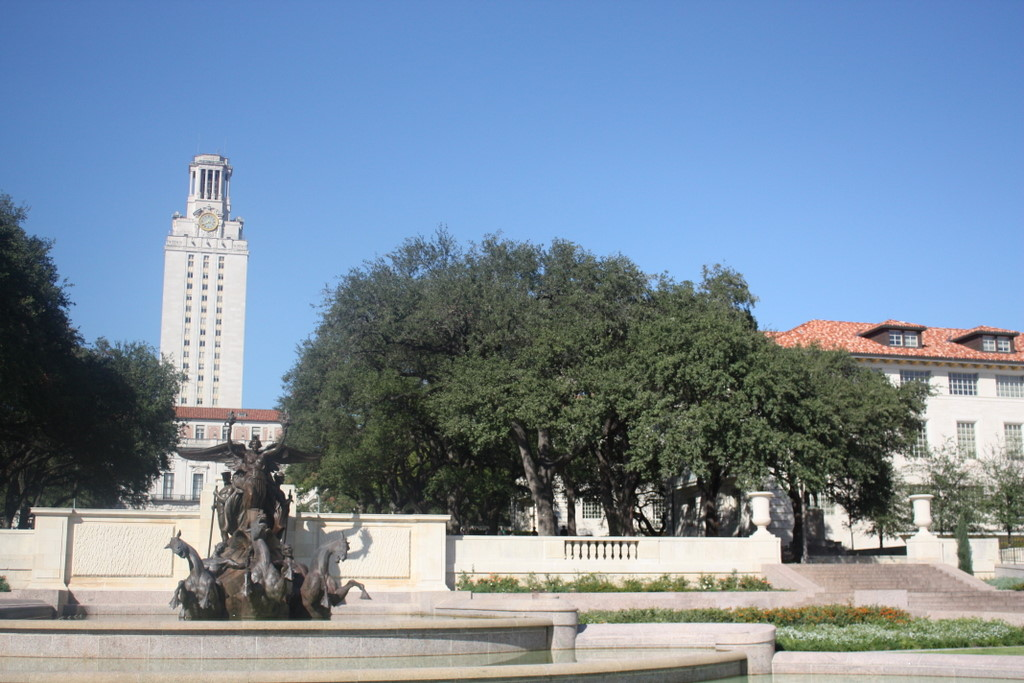
#> input picture images/left1.jpg, 1024 x 683 px
$ python -i cornerDetection.py   (imports and definitions only)
#> lines starting #> are read from the running program, lines starting #| are printed output that depends on the picture
import matplotlib.pyplot as plt
import matplotlib.cm as cm
import cv2
import numpy as np

from scipy import signal
from PIL import Image
from scipy import ndimage as ndi


# step 1
# [44 lines left out: functions exact_Ep_d, exact_Ep, MoravecCornerDetection, not called in this run]

# step 4
def harris_energy(img, kernel):
    FilterXSobel = np.array([[-1, 0, 1],
                         [-2, 0, 2],
                         [-1, 0, 1]])

    FilterYSobel = np.array([[-1, -2, -1],
                         [0, 0, 0],
                         [1, 2, 1]])

    Ix = signal.convolve2d(img, FilterXSobel , mode='same')
    Iy = signal.convolve2d(img, FilterYSobel , mode='same')

    Ixy = ndi.gaussian_filter(Iy*Ix, sigma = 1)
    Ixx = ndi.gaussian_filter(Ix**2, sigma = 1)
    Iyy = ndi.gaussian_filter(Iy**2, sigma = 1)

    return [[Ixx, Ixy], [Ixy, Iyy]]

# step 5
def HarrisCornerDetection(img, kernel = "gaussian", lamda = 1 , threshold = 0):
    finalMatrix = harris_energy(img, kernel)

    Ixx = finalMatrix[0][0]
    Ixy = finalMatrix[0][1]
    Iyy = finalMatrix[1][1]

    traceOfMatrix = Ixx + Iyy
    detOfMatrix = Ixx * Iyy - Ixy ** 2

    HCD_response = detOfMatrix - lamda * traceOfMatrix
    R_max = np.amax(HCD_response)
    HCD_response_normalized = np.copy(HCD_response).astype(float)

    for i in range(len(HCD_response)):
        for j in range(len(HCD_response[0])):
            HCD_response_normalized[i, j] = HCD_response[i, j] / R_max

    HCD_corners = []

    for rowIDX, response in enumerate(HCD_response_normalized):
       for colIDX, R in enumerate(response):
           if R > threshold:
               HCD_corners.append( (rowIDX, colIDX) )

    return (HCD_response_normalized,HCD_corners)

# Extra Credit - Gaussian filter (separable)
# [17 lines left out: function harris_energy_separable, not called in this run]

>>> import cv2
>>> picture = cv2.imread('images/left1.jpg', cv2.IMREAD_GRAYSCALE)
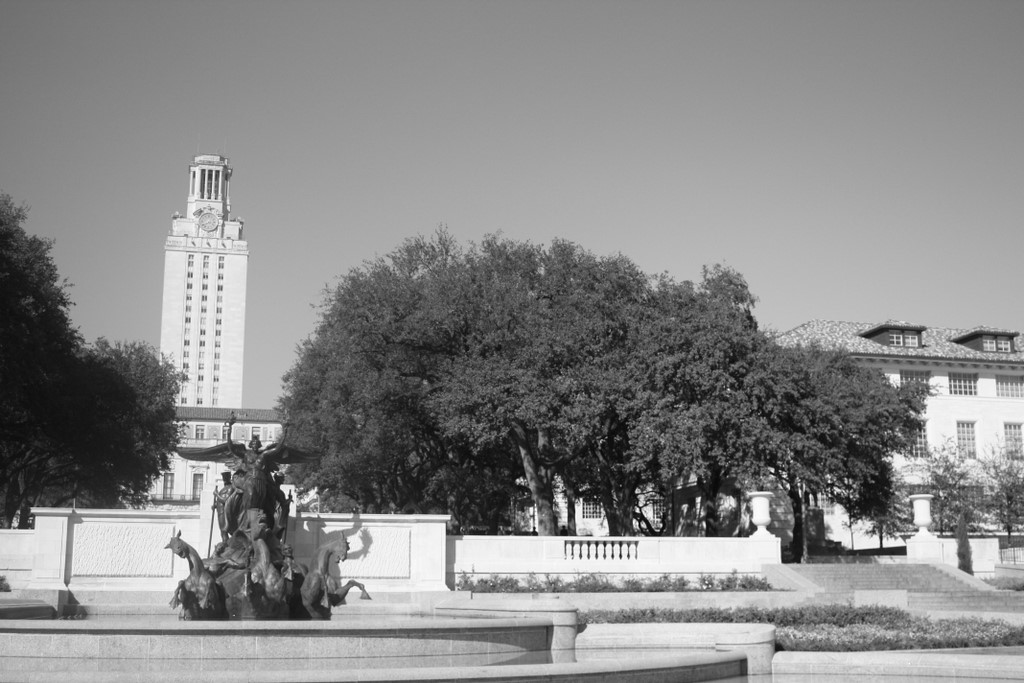
#> picture: shape (683, 1024); min 2, max 255, mean 136.7
>>> result = HarrisCornerDetection(picture)
#> in harris_energy, `Ix = signal.convolve2d(img, FilterXSobel , mode='same')`:
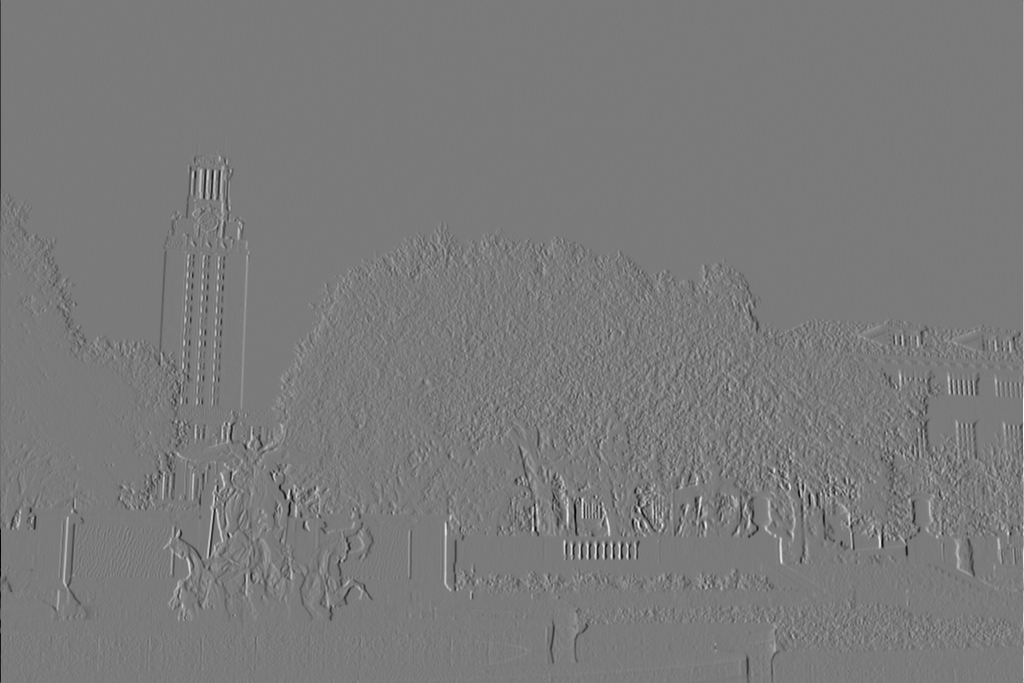
#> Ix: shape (683, 1024) int64; min -900, max 967, mean -0.3; drawn with min black and max white
#> in harris_energy, `Iy = signal.convolve2d(img, FilterYSobel , mode='same')`:
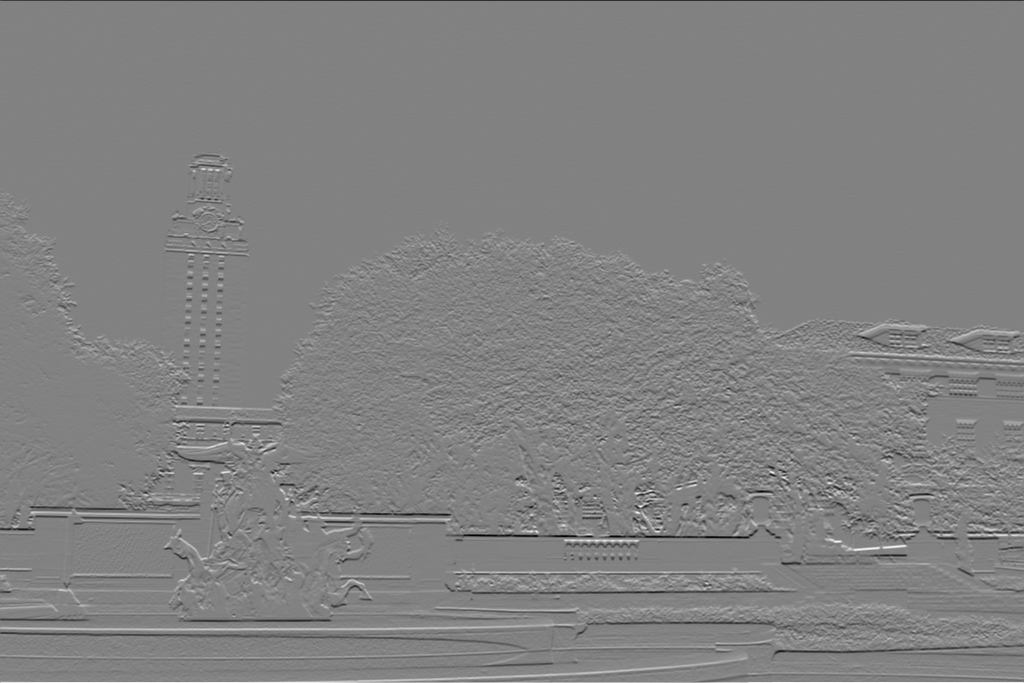
#> Iy: shape (683, 1024) int64; min -863, max 831, mean -0.1; drawn with min black and max white
#> in harris_energy, `Ixy = ndi.gaussian_filter(Iy*Ix, sigma = 1)`:
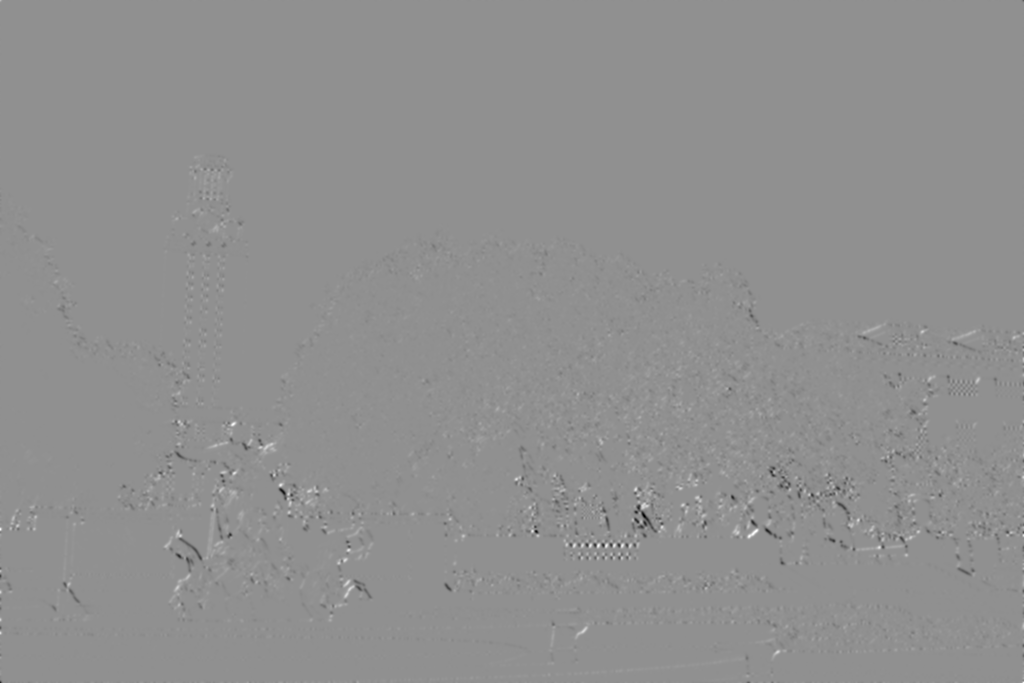
#> Ixy: shape (683, 1024) int64; min -157011, max 120393, mean -104.1; drawn with min black and max white
#> in harris_energy, `Iyy = ndi.gaussian_filter(Iy**2, sigma = 1)`:
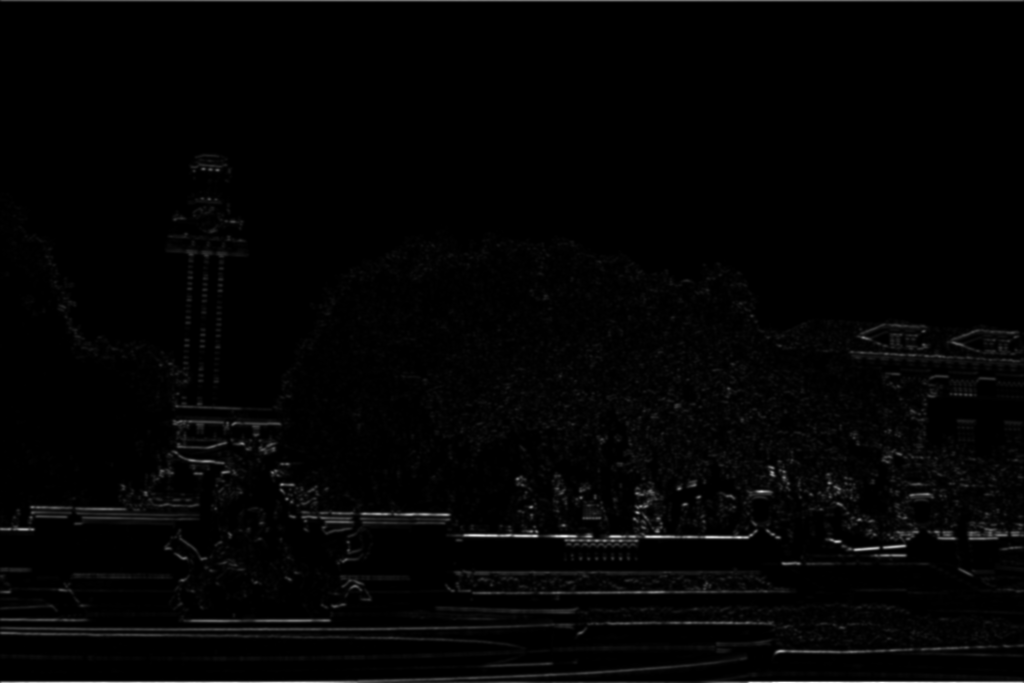
#> Iyy: shape (683, 1024) int64; min 0, max 439982, mean 7002.9; drawn with min black and max white
#> in HarrisCornerDetection, `finalMatrix = harris_energy(img, kernel)`: finalMatrix = 2 items
#> in HarrisCornerDetection, `traceOfMatrix = Ixx + Iyy`:
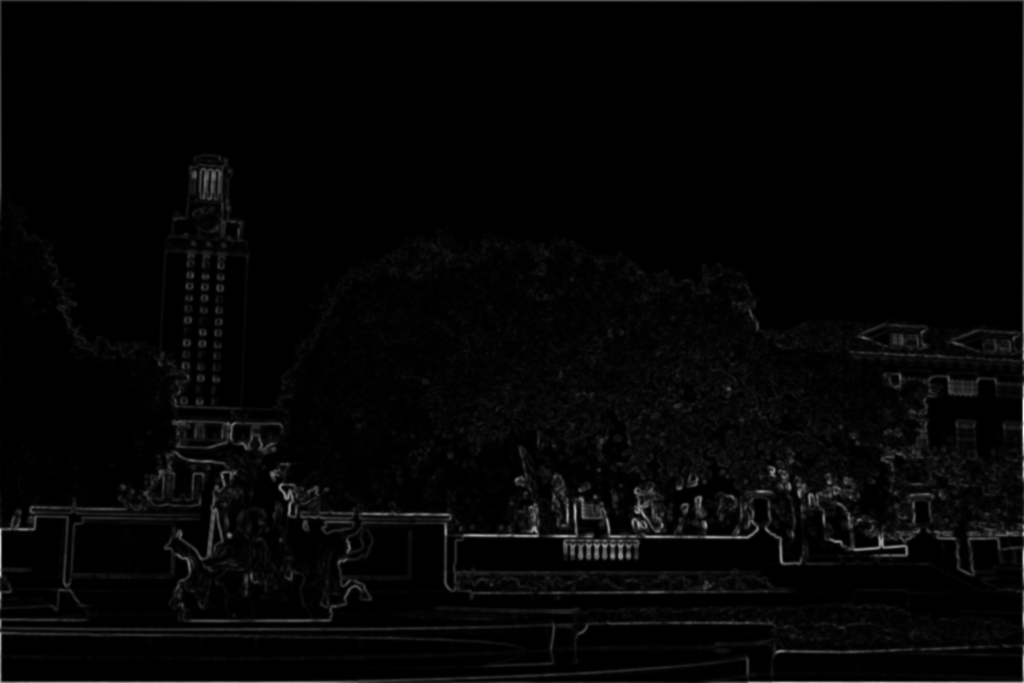
#> traceOfMatrix: shape (683, 1024) int64; min 0, max 603373, mean 12343.7; drawn with min black and max white
#> in HarrisCornerDetection, `R_max = np.amax(HCD_response)`: R_max = 40663683540
#> after the loop in HarrisCornerDetection, `for rowIDX, response in enumerate(HCD_response_normalized):`: HCD_corners = 582408 items

$ run again, on images/right1.jpg
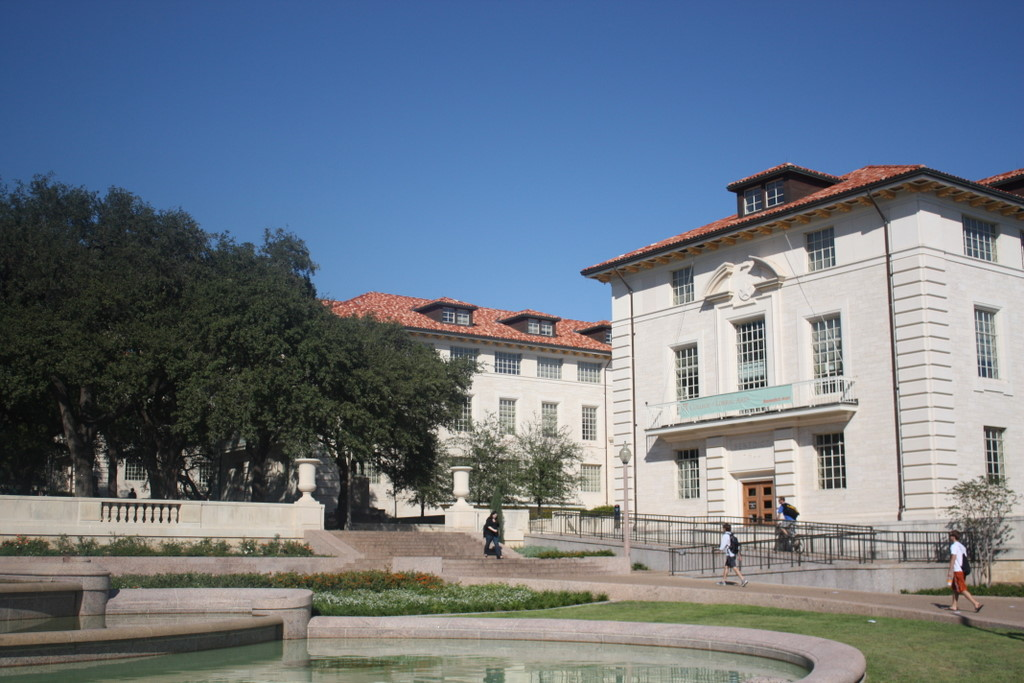
#> input picture images/right1.jpg, 1024 x 683 px
#> in harris_energy, `Ixy = ndi.gaussian_filter(Iy*Ix, sigma = 1)`:
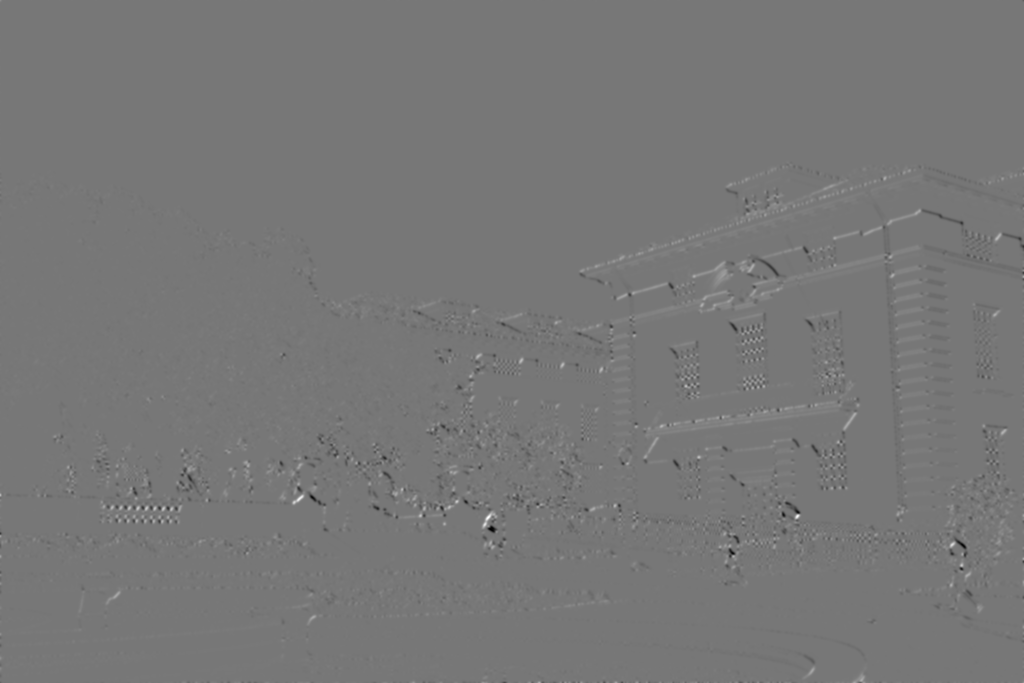
#> Ixy: shape (683, 1024) int64; min -115658, max 130894, mean -5.2; drawn with min black and max white
#> finalMatrix = 2 items
#> in HarrisCornerDetection, `detOfMatrix = Ixx * Iyy - Ixy ** 2`:
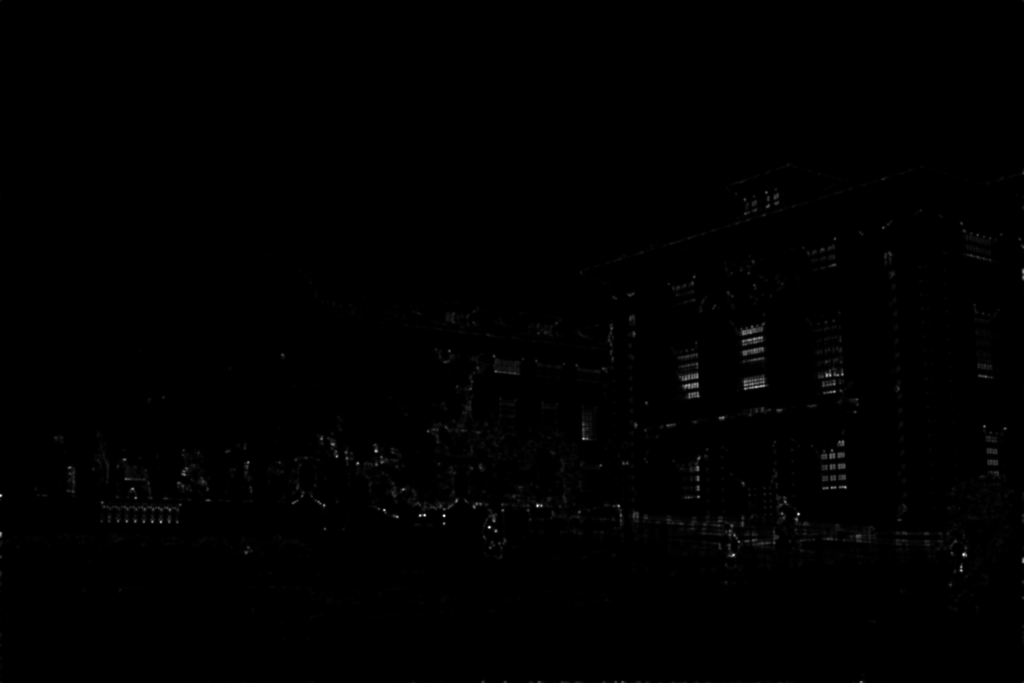
#> detOfMatrix: shape (683, 1024) int64; min -49967, max 1.48e+10, mean 57518866.7; drawn with min black and max white
#> R_max = 14765304845
#> after the loop in HarrisCornerDetection, `for rowIDX, response in enumerate(HCD_response_normalized):`: HCD_corners = 579443 items
